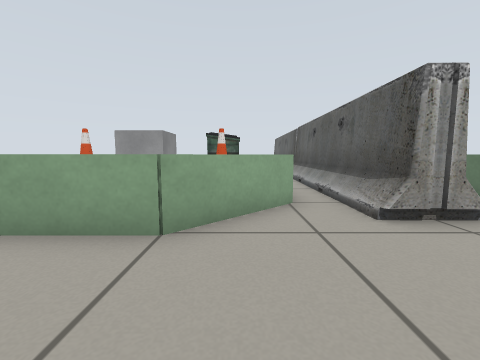
view 1 (above)

16 first-person views from a walk through a Gazebo world. The camera is 0.5 m above the floor, tilts 6° down and sees 90° across. Floor lines are 1 m apart. The floor is counted in squares, 0.5 m on a side. Each view is taken from the middle of a square. On the plan, view 1 faces up. The plan holds only what a view shows up to about 10 squares ahead; the rest is blank. The place goes on beyond the plan. Robots are left out. Simple patterns stand in for the simulator's built-in surfaces. Some surface patterns are stand-ins.

view 2
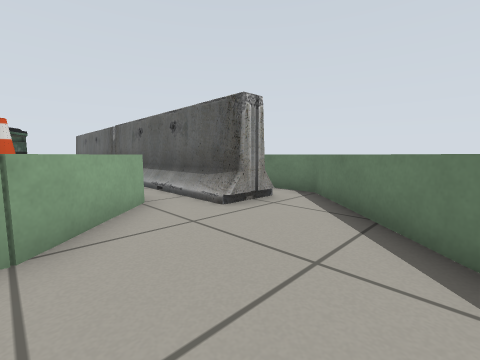

view 3
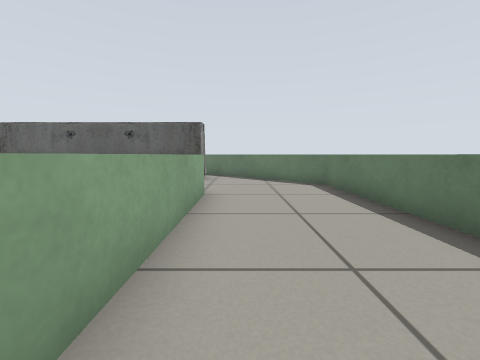

view 4
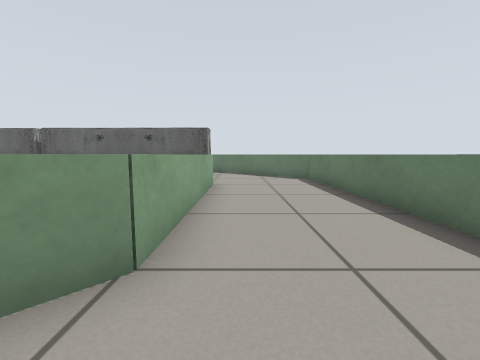

view 5
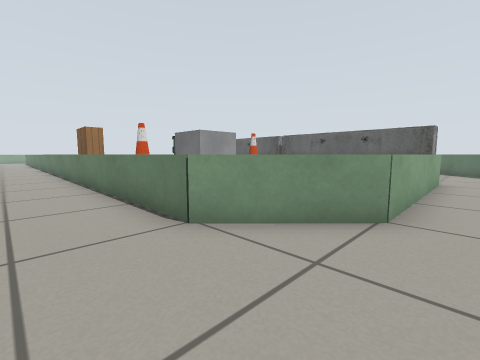

view 6
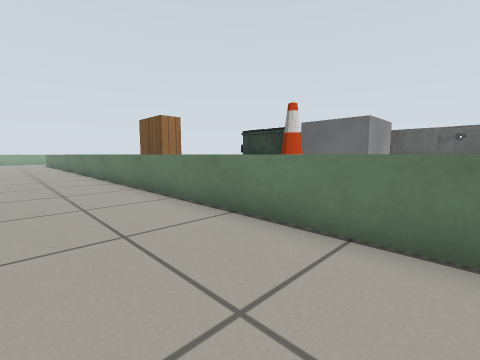

view 7
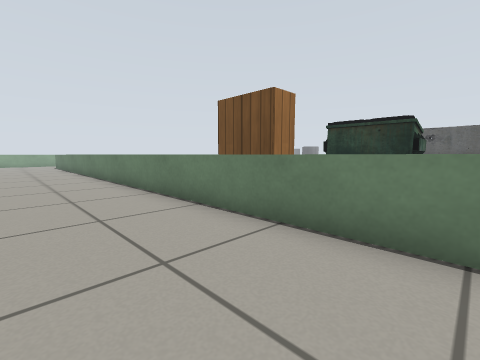

view 8
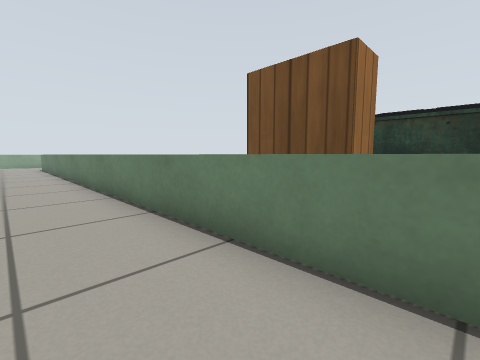

view 9
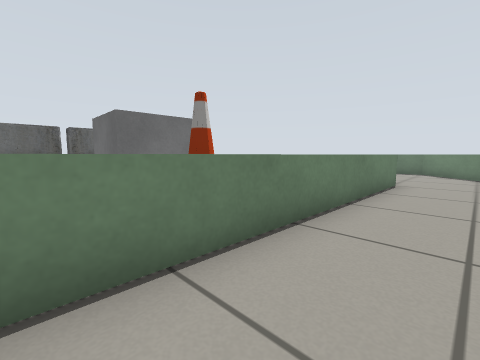

view 10
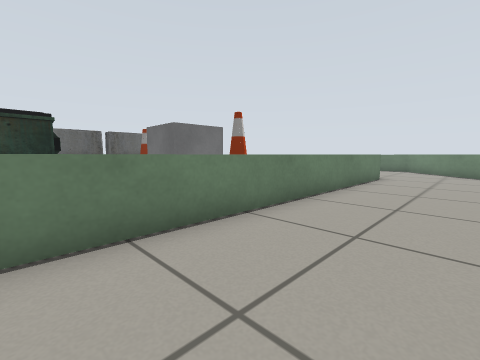

view 11
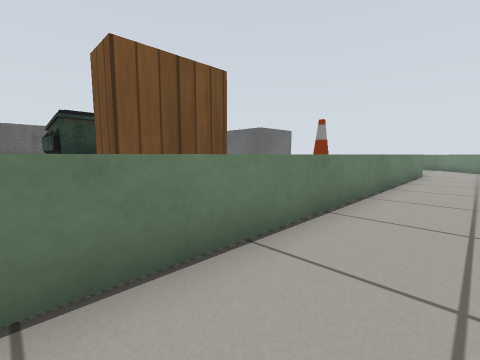

view 12
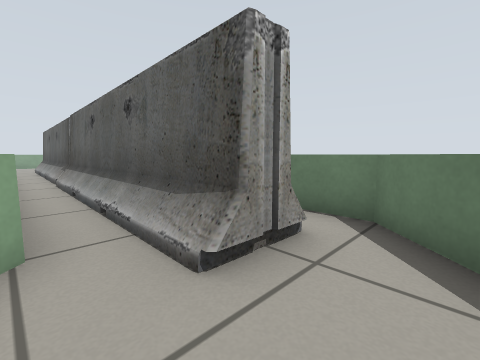

view 13
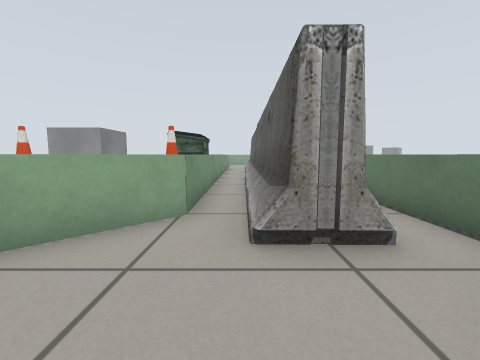

view 14
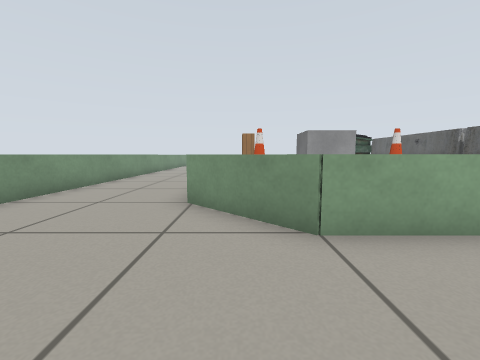

view 15
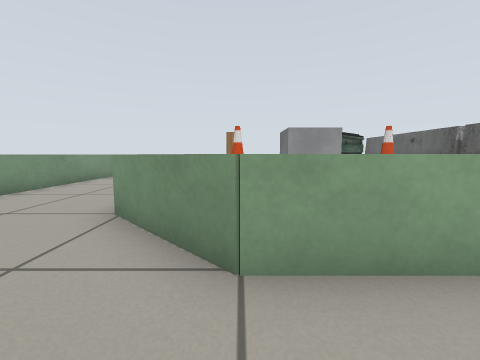

view 16
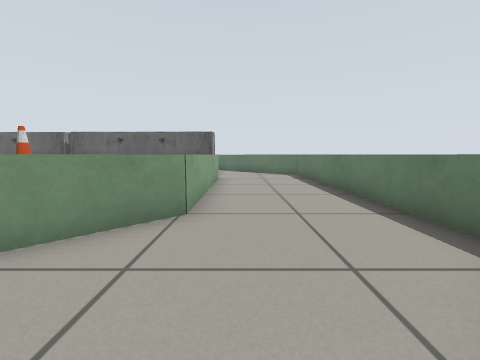

### Floor plan
Points are (right, up) in squares from view 1. A wall is a line through its corners. A room is listed if a view was taken in it or the views show most of it. See-through windows are left out.
Room 1 (views 1, 2, 3, 12, 13, 14, 15)
walls: (1.1, 11) (1.1, 5) (-1, 2.9) (-7, 2.9); (-8.2, -0.9) (1, -0.9) (4.9, 3.1)
ways out: opening at (-8, 1) to room 2
objects: barrier (2, 3) to (4, 11); barrier (2, 12) to (3, 14)
Room 2 (views 4, 5, 6, 7, 8, 9, 10, 11, 16)
walls: (-12.9, 11.1) (-12.9, 4.8); (-7, 2.9) (-9.1, 4.9) (-9.1, 27.2); (-12.1, 2.2) (-10.3, 0.4)
ways out: opening at (-8, 1) to room 1

Where each view was taken, in squares from view 1:
view 1: 0 up, 0 right, facing up
view 2: 0 up, 1 left, facing up-right
view 3: 2 up, 7 left, facing right
view 4: 2 up, 9 left, facing right
view 5: 2 up, 11 left, facing up-right
view 6: 8 up, 12 left, facing up-right
view 7: 13 up, 12 left, facing up-right
view 8: 15 up, 11 left, facing up-right
view 9: 14 up, 11 left, facing down-right
view 10: 16 up, 12 left, facing down-right
view 11: 19 up, 11 left, facing down-right
view 12: 2 up, 1 right, facing up-right
view 13: 1 up, 2 right, facing up
view 14: 0 up, 8 left, facing up
view 15: 1 up, 7 left, facing up
view 16: 2 up, 11 left, facing right
